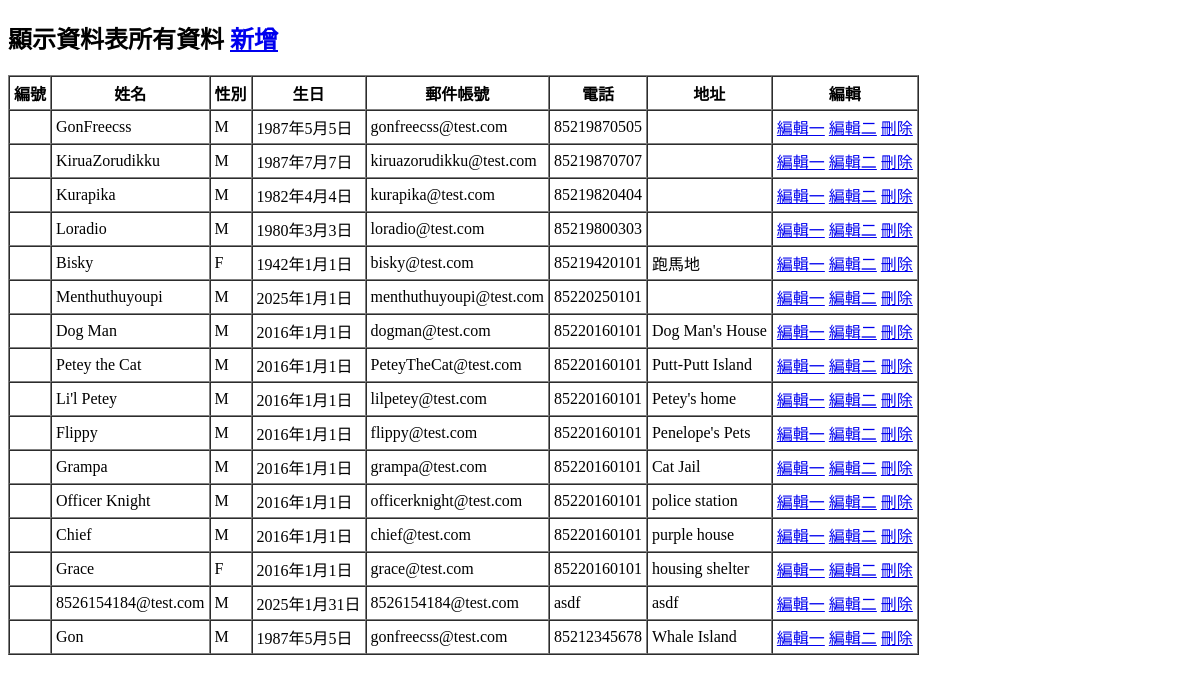
Before: /index/ with the older database file.
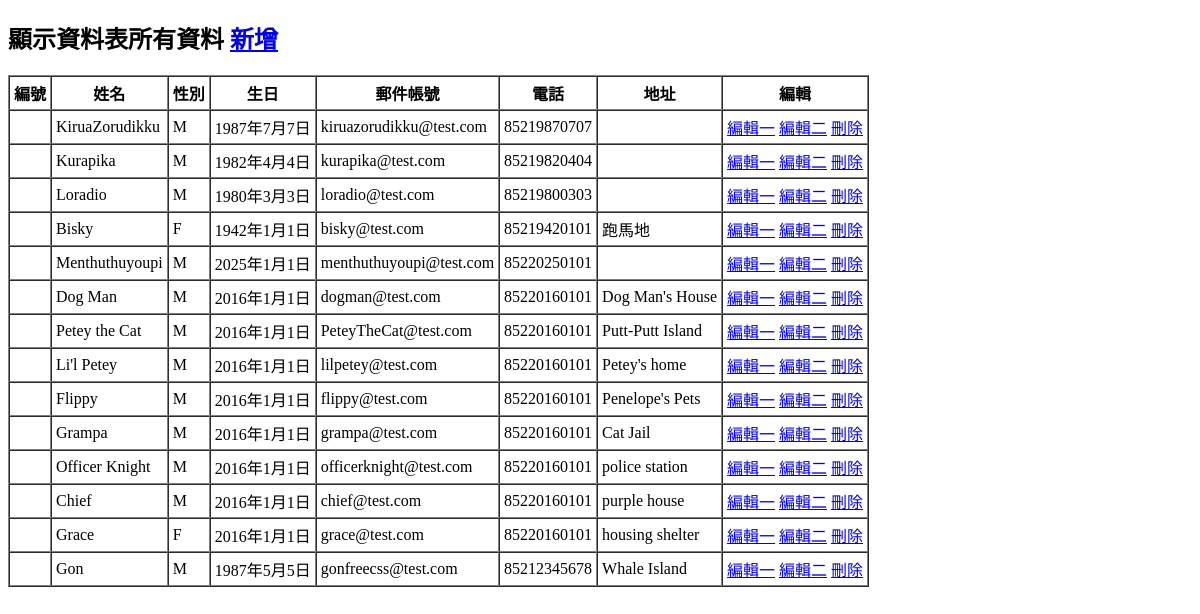
After: the same page with the newer database file.
### myapp/models.py (models this page shows, shortened)
class Craftsman(models.Model):
    cId = models.PositiveIntegerField(primary_key=False)
    cName = models.CharField(max_length=20, null=False)
    cSex = models.CharField(max_length=2, default='M', null=False)
    cBirthday = models.DateField(null=False)
    cEmail = models.EmailField(max_length=100, blank=True, default='')
    cPhone = models.CharField(max_length=50, blank=True, default='')
    cAddr = models.CharField(max_length=255, blank=True, default='')

### myapp/views.py (the view)
# urls.py: re_path(r'^index/$', views.index),
def index(request, id=None):
    craftsman = Craftsman.objects.all().order_by('id')
    return render(request, "index.html", locals())

### templates/index.html (shortened to what this page needs)
{% extends "base.html" %}
{% block content %}
<h2>顯示資料表所有資料 <a href="/post1/">新增</a></h2>
<form action="." method="GET" name="form1">
    <table border="1" cellspacing="0" cellpadding="4">
        <tr><th>編號</th><th>姓名</th><th>性別</th><th>生日</th><th>郵件帳號</th>
            <th>電話</th><th>地址</th><th>編輯</th></tr>
        {% for Craftsmans in craftsman %}
        <tr><td >{{unit}}</td><td >{{Craftsmans.cName}}</td><td >{{Craftsmans.cSex}}</td>
        <td>{{Craftsmans.cBirthday}}</td><td>{{Craftsmans.cEmail}}</td><td >{{Craftsmans.cPhone}}</td>
        <td >{{Craftsmans.cAddr}}</td>
            <td>
                <a href="/post1/">編輯一</a>
                <a href="/post1/">編輯二</a>
                <a href="/delete/{{Craftsmans.id}}/">刪除</a>
            </td>
        </tr>
        {% endfor %}
    </table>
</form>
{% endblock %}

Changed rows visible on the page:
removed Craftsman: cName "GonFreecss", cSex "M", cBirthday "1987年5月5日", cEmail "gonfreecss@test.com", cPhone "85219870505"
removed Craftsman: cName "8526154184@test.com", cSex "M", cBirthday "2025年1月31日", cEmail "8526154184@test.com", cPhone "asdf", cAddr "asdf"
